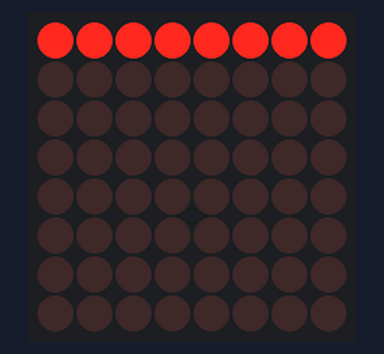
Simulated run of this sketch. Board: Arduino Uno, built with avr-gcc and run on an emulated ATmega328P. On the bench: 8×8 LED matrix.

Above: at 0.2 s.
At 0.9 s:
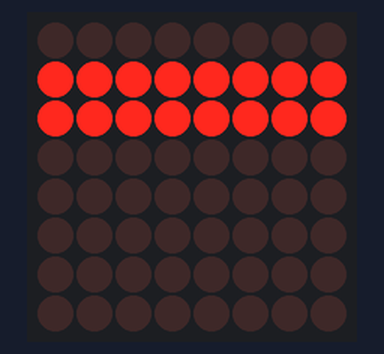
At 1.3 s:
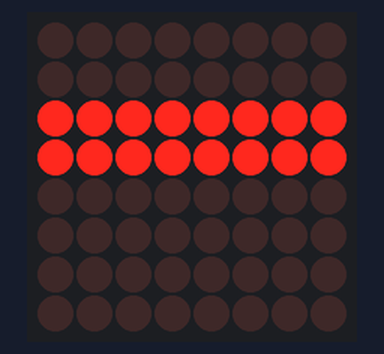
At 1.7 s:
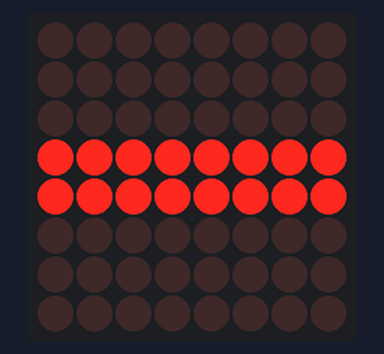
At 2.5 s:
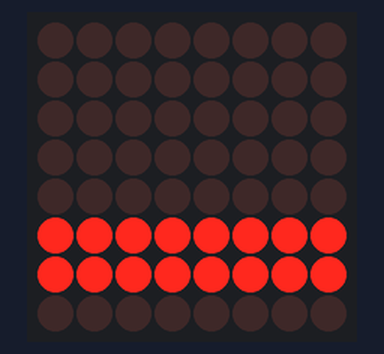
At 3.3 s:
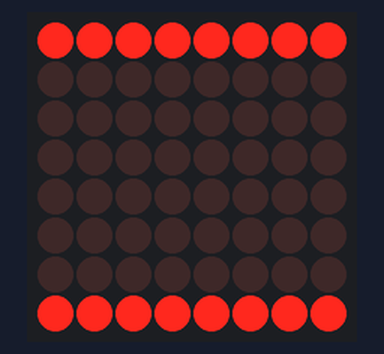

The sketch:

MAX7221_LED_test.ino
```cpp
// https://playground.arduino.cc/Main/LedControl#Setup
/* We start by including the library */

#include "LedControl.h"
#include "MAX7221_LED_test.h"

/*
 * Now we create a new LedControl.
 * We use pins 12,11 and 10 on the Arduino for the SPI interface
 * Pin 12 is connected to the DATA IN-pin of the first MAX7221
 * Pin 11 is connected to the CLK-pin of the first MAX7221
 * Pin 10 is connected to the LOAD(/CS)-pin of the first MAX7221
 * There will only be a single MAX7221 attached to the arduino
 */
LedControl lc=LedControl(12,11,10,1);

/* we always wait a bit between updates of the display */
unsigned long delaytime=100;
/*int segDP = B10000000;
int segA = B01000000;
int segB = B00100000;
int segC = B00010000;
int segD = B00001000;
int segE = B00000100;
int segF = B00000010;
int segG = B00000001;*/
int segDP = B11111111;
int segA = B11111111;
int segB = B11111111;
int segC = B11111111;
int segD = B11111111;
int segE = B11111111;
int segF = B11111111;
int segG = B11111111;

void setup() {
  /*
   The MAX72XX is in power-saving mode on startup,
   we have to do a wakeup call
   */
  lc.shutdown(0,false);
  /* Set the brightness to a medium values */
  lc.setIntensity(0,8);
  /* and clear the display */
  lc.clearDisplay(0);
}

void loop() {
  test(&lc, segDP);
  test(&lc, segA);
  test(&lc, segB);
  test(&lc, segC);
  test(&lc, segD);
  test(&lc, segE);
  test(&lc, segF);
  test(&lc, segG);
  /*lc.setRow(0,0,B11111111); // setRow(addr,row,value)
  lc.setRow(0,1,B11111111); // setRow(addr,row,value)
  lc.setRow(0,2,B11111111); // setRow(addr,row,value)
  lc.setRow(0,3,B11111111); // setRow(addr,row,value)
  lc.setRow(0,4,B11111111); // setRow(addr,row,value)
  lc.setRow(0,5,B11111111); // setRow(addr,row,value)
  lc.setRow(0,6,B11111111); // setRow(addr,row,value)
  lc.setRow(0,7,B11111111); // setRow(addr,row,value)

  delay(500);

  lc.setRow(0,0,B00000000); // setRow(addr,row,value)
  lc.setRow(0,1,B00000000); // setRow(addr,row,value)
  lc.setRow(0,2,B00000000); // setRow(addr,row,value)
  lc.setRow(0,3,B00000000); // setRow(addr,row,value)
  lc.setRow(0,4,B00000000); // setRow(addr,row,value)
  lc.setRow(0,5,B00000000); // setRow(addr,row,value)
  lc.setRow(0,6,B00000000); // setRow(addr,row,value)
  lc.setRow(0,7,B00000000); // setRow(addr,row,value)

  delay(500);*/
 }
```

MAX7221_LED_test.cpp
```cpp
#include "MAX7221_LED_test.h"

 void test(LedControl* lc, int on){
    for (int dig = 0; dig < 8; dig++){
      lc->setRow(0,dig,on); // setRow(addr,row,value)
      delay(200);
      if (dig>0){
        lc->setRow(0,dig-1,B00000000); // setRow(addr,row,value)
      }
      else if (dig==0){
        lc->setRow(0,7,B00000000); // setRow(addr,row,value)
      }
      delay(200);
    }
 }
```

MAX7221_LED_test.h
```cpp
#ifndef _MAX7221_LED_test_
  #define _MAX7221_LED_test_

#include "LedControl.h"

 void test(LedControl* lc, int on);

#endif // _MAX7221_LED_test_
```

Measured:
- by itself, everything shown: repeats every 3.2 s, in 16 steps
